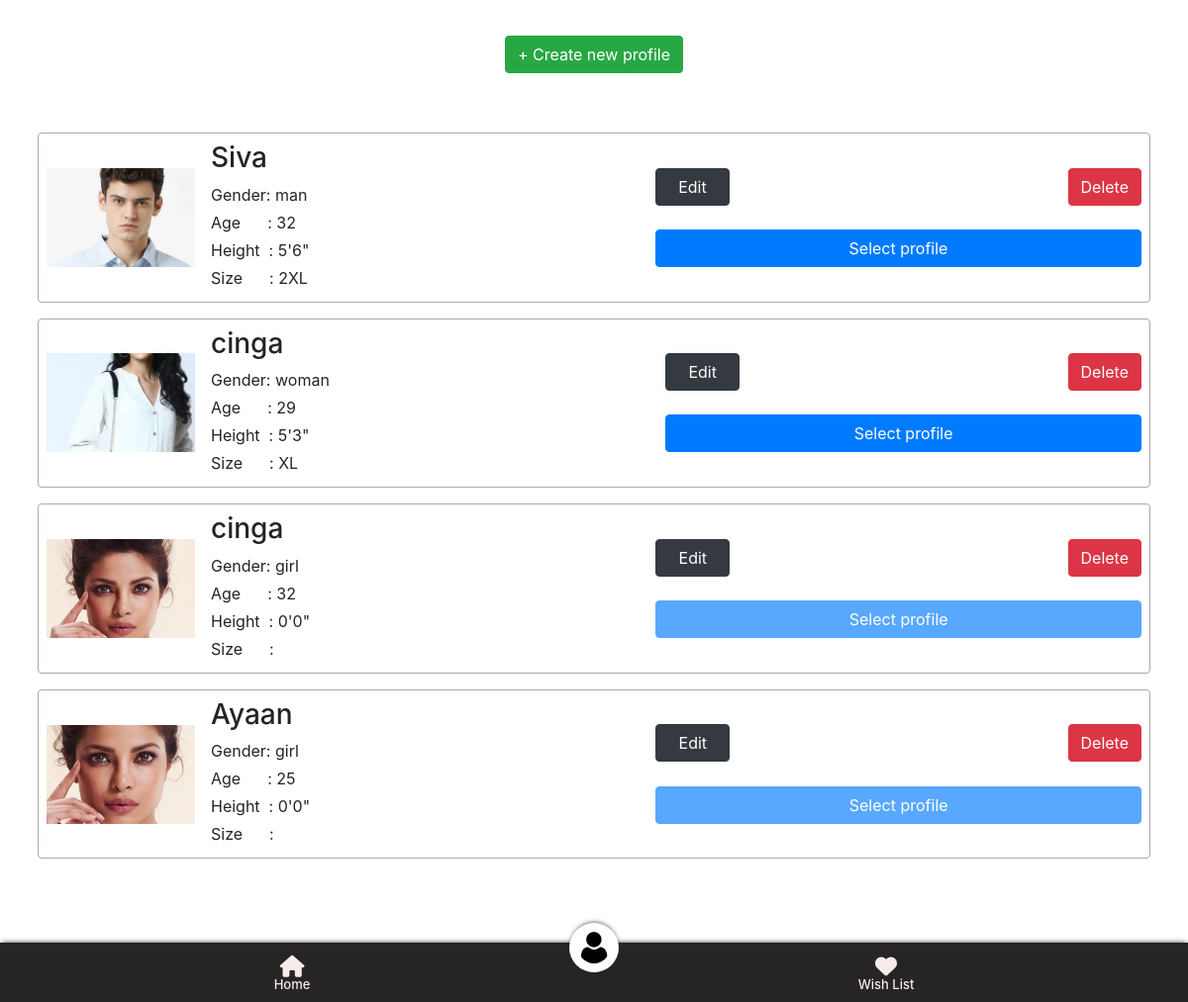
Screenshot of /user-info with the database file from the repository.
### Accounts/models.py (models this page shows, shortened)
class Profile(models.Model):
    user = models.ForeignKey(
        settings.AUTH_USER_MODEL,
        on_delete=models.CASCADE,
    )
    name = models.CharField(max_length=20, default='', blank=True)
    phone = models.IntegerField(default=0, blank=True)
    age = models.IntegerField(default=0, blank=True)
    picture = models.ImageField(default='', blank=True, upload_to='static/uploads/profiles')
    gender = models.CharField(max_length=15, default='', blank=True)
    skin = models.CharField(max_length=15, default='', blank=True)
    height = models.FloatField(max_length=2, default=0, blank=True)
    size = models.CharField(max_length=3, default='', blank=True)

### ArjunVaas/views.py (the view)
# urls.py: path('user-info', views.user_info, name='user-info'),
def user_info(request):
    global profile_settings, selected_profile
    profile_status = check_active_profile(request)
    if isinstance(profile_status, HttpResponse):
        return profile_status
    profiles = Profile.objects.all()
    for profile in profiles:
        if profile.gender == '' or profile.picture == '' or profile.age == 0 or profile.height == 0.0:
            profile.active = False
        else:
            profile.active = True
        profile.height = f"{profile.height}".replace('.', "'") + '"'
    template = loader.get_template('ArjunVaas/user-info.html')
    context = {
        'selected_profile': selected_profile,
        'profile_settings': profile_settings,
        'profiles': profiles
    }
    return HttpResponse(template.render(context, request))

### ArjunVaas/views.py (called while the page is built)
def check_active_profile(request):
    global profile_settings
    if profile_settings.active == 0:
        template = loader.get_template('Accounts/account-renewal.html')
        context = {
        }
        return HttpResponse(template.render(context, request))
    return True

### templates/ArjunVaas/user-info.html (shortened to what this page needs)
{% extends "ArjunVaas/paymenttemplate.html" %}
{% load static %}
{% block content %}
    <main style="margin-top: 3%">
        <div class="btn_container" style="text-align: center; padding-bottom: 5%;">
            <form method="post" action="create-new-profile">
                <div class="vertical-center" style="text-align: center;">
                    <button class="btn btn-success" style="text-align: center">+ Create new profile</button>
                </div>
            </form>
        </div>
        <div class="container">
            <div class="user-cards">
                {% for profile in profiles %}
                    <div class="user-card">
                        <div class="img-with-text">
                            <img src="/{{ profile.picture }}" style="height: 100px;" alt=""
                                 class="user-card__img">
                        </div>
                        <div class="user-card__body">
                            <h3 class="user-card__title">{{ profile.name }}</h3>
                            <p class="user-card__text mb-1">Gender: {{ profile.gender }}</p>
                            <p class="user-card__text mb-1">
                                Age&nbsp;&nbsp;&nbsp;&nbsp;&nbsp;&nbsp;: {{ profile.age }}</p>
                            <p class="user-card__text mb-1">Height&nbsp;&nbsp;: {{ profile.height }}</p>
                            <p class="user-card__text mb-1">
                                Size&nbsp;&nbsp;&nbsp;&nbsp;&nbsp;&nbsp;: {{ profile.size }}</p>
                        </div>
                        <div class="user-card__body">
                            <div style="display: flex">
                                <form method="post" action="edit-profile">
                                    <button type="submit" class="btn btn-dark mr-2" style="width: 75px">Edit</button>
                                </form>
                                <form id="delete-profile-{{ profile.id }}" method="post" action="delete-profile" style="margin-left: auto;">
                                    <button type="button" class="btn btn-danger" onclick="delete_profile({{ profile.id }})">Delete</button>
                                </form>
                            </div>
                            <div style="width: 100%; text-align: center;">
                                <form  style="margin-top: 5%;" method="post" action="select-profile" class="user-card-form">
                                    {% if profile.active %}
                                        <button style="width: 100%"  type="submit" class="btn btn-primary"
                                                style="width: 75px">Select profile
                                    {% else %}
                                        <button style="width: 100%" type="submit" class="btn btn-primary"
                                                style="width: 75px" disabled>Select profile
                                    {% endif %}
                                    </button>
                                </form>
                            </div>
                        </div>
                    </div>
                {% endfor %}
            </div>
        </div>
        <footer>
            <nav class="mobile-bottom-nav">
                <div class="mobile-bottom-nav__item mobile-bottom-nav__item--active">
                     <a href="/" class="mobile-bottom-nav__item-content">
                        <i class="fa-solid fa-house IcnFooter"></i>
                           <h5 class="gghg">Home</h5>
                     </a>
                </div>
               <div class="mobile-bottom-nav__item mobile-bottom-nav__item--active">
                <a href="/tryons" class="mobile-bottom-nav__item-content">
                   <i class="fa fa-heart IcnFooter"></i>
                      <h5 class="gghg">Wish List</h5>
                </a>
           </div>
            </nav>
        </footer>
    </main>
{% endblock %}

### templates/ArjunVaas/paymenttemplate.html (shortened to what this page needs)
{% load static %}
<!DOCTYPE html>
<html lang="en">
<head>
    <link rel="stylesheet" href="https://cdn.jsdelivr.net/npm/bootstrap@4.0.0/dist/css/bootstrap.min.css"
>
    <link rel="stylesheet" href="https://cdnjs.cloudflare.com/ajax/libs/font-awesome/6.3.0/css/all.min.css"
/>
    <link rel="stylesheet" href="{% static 'ArjunVaas/style.css' %}">
</head>
<body class="d-flex flex-column">
<main>
    {% block content %}
    {% endblock %}
</main>
<footer>
    <div class="row" style="width: 100%;margin: 0">
    <div class="col" style="flex: 33.33%"><a href="/user-info">
            <img class="header-image {% if request.path == '/' %} active {% endif %}"
                 src=" {% if profile_picture != null %} /{{ profile_picture }}  {%  else %} {% static 'ArjunVaas/img/new_home_icons/profile.png' %} {% endif %} "
                 style="margin-right: auto; margin-left: auto; max-width: 20%;width: 20%;">
        </a></div>
    </div>
</footer>
</body>
</html>

### static/ArjunVaas/style.css (style rules this page uses)
* { box-sizing: border-box; }
body { margin: 0; padding: 0; height: 100vh; overflow: hidden; }
main { overflow-y: auto; flex-grow: 1; }
img { display: block; max-width: 100%; object-fit: cover; }
.container { padding-left: 8px !important; padding-right: 8px !important; }
img { display: block; max-width: 100%; }
.user-cards { display: flex; gap: 1rem; flex-direction: column; justify-content: center; }
.user-card { display: flex; align-items: center; gap: 1rem; width: 100%; padding: 0.5rem; overflow: hidden; border: 1px solid #aaa; border-radius: 0.25rem; }
.user-card__body { flex-grow: 1; }
.user-card__img { width: 150px; }
* { -ms-overflow-style: none; }
footer { bottom: 0; width: 100%; display: flex; justify-content: center; margin-top: 1rem; }

### templates/ArjunVaas/user-info.html (style rules this page uses)
body { background-color: #ffffff !important; }
.mobile-bottom-nav { position: fixed; bottom: 0; left: 0; right: 0; z-index: 1000; will-change: transform; transform: translateZ(0); display: flex; height: 60px; box-shadow: 0 -2px 5px -2px #333; background-color: #272424; }
.mobile-bottom-nav__item { flex-grow: 1; text-align: center; font-size: 12px; display: flex; flex-direction: column; justify-content: center; }
.mobile-bottom-nav__item-content { display: flex; flex-direction: column; }
h5.gghg { font-size: 13px; }
a.mobile-bottom-nav__item-content { color: #f7ecec; }
footer { position: sticky !important; }
.IcnFooter { font-size: 22px; margin-top: 12px; }
img.header-image { position: fixed; right: 0; border-radius: 100%; height: 50px; width: 50px !important; box-shadow: 0 -2px 5px -2px #333; background-color: #fff; left: 41%; padding: 9px; -ms-transform: translate(-50%, -50%); transform: translate(-50%,-50%); bottom: 5px; left: 50%; margin: 0 !important; }
footer { position: sticky !important; margin-bottom:20px; }

### templates/ArjunVaas/paymenttemplate.html (style rules this page uses)
body { height: auto; overflow: auto; background-color: #fef9f5; }
footer { position: fixed; bottom: 0; width: 100%; display: flex; justify-content: center; left: 0; padding-top: 3%; text-align: center; }

### rows the page displays
Profile: picture (picture), name "Siva", gender "man", age "32", height "5'6\"", size "2XL", shows "Select profile"
Profile: picture (picture), name "cinga", gender "woman", age "29", height "5'3\"", size "XL", shows "Select profile"
Profile: picture (picture), name "cinga", gender "girl", age "32", height "0'0\"", shows "Select profile"
Profile: picture (picture), name "Ayaan", gender "girl", age "25", height "0'0\"", shows "Select profile"
